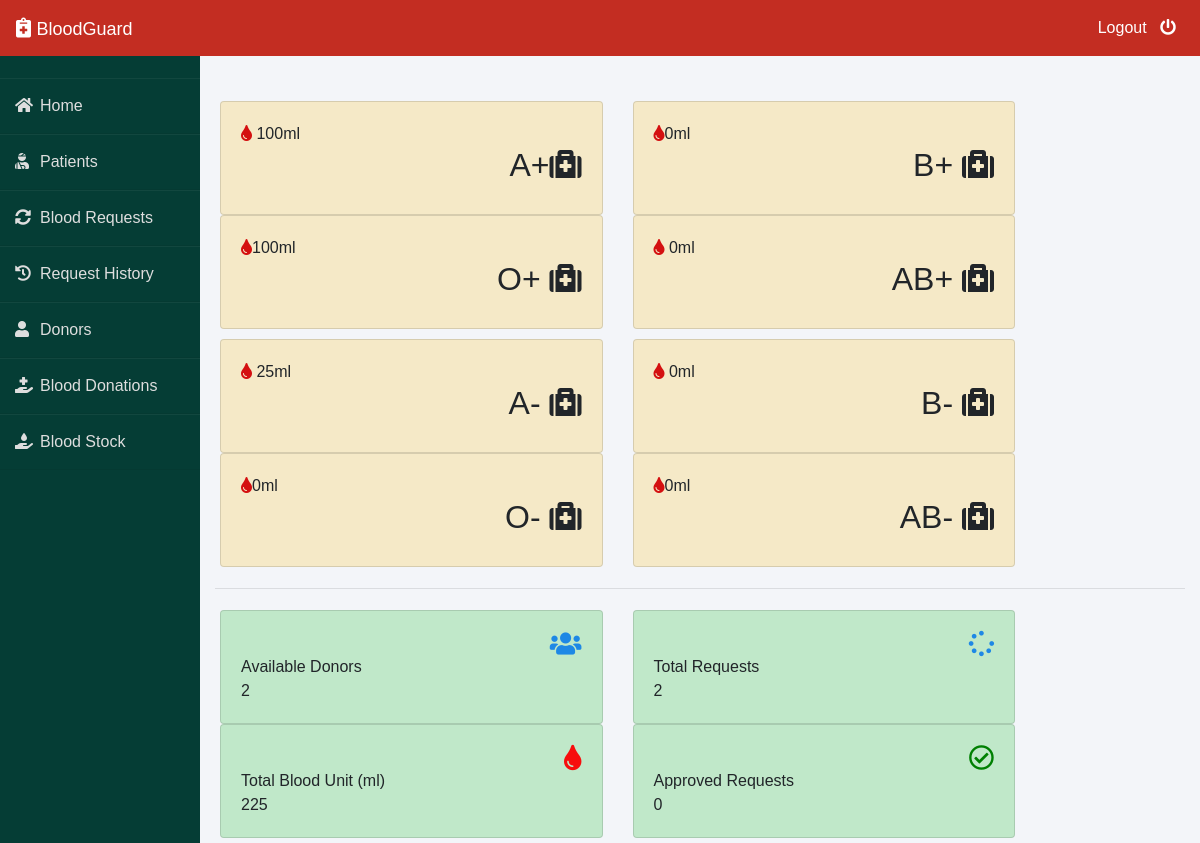
The page /admin-dashboard (signed in) on the database its author committed.
### blood/models.py (models this page shows, shortened)
class Stock(models.Model):
    bloodgroup=models.CharField(max_length=10)
    unit=models.PositiveIntegerField(default=0)

### blood/views.py (the view)
# urls.py: path('admin-dashboard', views.admin_dashboard_view,name='admin-dashboard'),
@login_required(login_url='adminlogin')
def admin_dashboard_view(request):
    totalunit=models.Stock.objects.aggregate(Sum('unit'))
    dict={
        'A1':models.Stock.objects.get(bloodgroup="A+"),
        'A2':models.Stock.objects.get(bloodgroup="A-"),
        'B1':models.Stock.objects.get(bloodgroup="B+"),
        'B2':models.Stock.objects.get(bloodgroup="B-"),
        'AB1':models.Stock.objects.get(bloodgroup="AB+"),
        'AB2':models.Stock.objects.get(bloodgroup="AB-"),
        'O1':models.Stock.objects.get(bloodgroup="O+"),
        'O2':models.Stock.objects.get(bloodgroup="O-"),
        'totaldonors':dmodels.Donor.objects.all().count(),
        'totalbloodunit':totalunit['unit__sum'],
        'totalrequest':models.BloodRequest.objects.all().count(),
        'totalapprovedrequest':models.BloodRequest.objects.all().filter(status='Approved').count()
    }
    return render(request,'blood/admin_dashboard.html',context=dict)

### templates/blood/admin_dashboard.html (shortened to what this page needs)
{% extends 'blood/adminbase.html' %}
{% block content %}
<br><br>
<div class="container">
    <div class="row">
        <div class="col-sm-5">
          <div class="card bg-custom-color">
            <div class="card-body">
                <div>
                    <i class="fas fa-tint " ></i>
                    {{A1.unit}}ml
                </div>
                <div class="blood">
                     <h2>A+<i class="fas fa-medkit " ></i></h2>
                </div><br><br>
            </div>
          </div>
        </div>
        <div class="col-sm-5">
            <div class="card bg-custom-color">
                <div class="card-body">
                    <div>
                        <i class="fas fa-tint " ></i>{{B1.unit}}ml
                      </div>
                    <div class="blood">
                        <h2>B+ <i class="fas fa-medkit "></i></h2>
                    </div><br><br>
                </div>
              </div>
        </div>
        <div class="col-sm-5">
            <div class="card bg-custom-color">
                <div class="card-body">
                    <div>
                        <i class="fas fa-tint " ></i>{{O1.unit}}ml
                      </div>
                    <div class="blood">
                        <h2>O+ <i class="fas fa-medkit "></i></h2>
                    </div><br><br>
                </div>
              </div>
          </div>
          <div class="col-sm-5">
            <div class="card bg-custom-color">
                <div class="card-body">
                    <div>
                        <i class="fas fa-tint " ></i> {{AB1.unit}}ml
                      </div>
                    <div class="blood">
                        <h2>AB+ <i class="fas fa-medkit "></i></h2>
                    </div><br><br>
                </div>
              </div>
          </div>
      </div>
      <div class="row">
        <div class="col-sm-5">
          <div class="card bg-custom-color">
            <div class="card-body">
                <div>
                    <i class="fas fa-tint " ></i>  {{A2.unit}}ml
                  </div>
                <div class="blood">
                    <h2>A- <i class="fas fa-medkit "></i></h2>
                </div><br><br>
            </div>
          </div>
        </div>
        <div class="col-sm-5">
            <div class="card bg-custom-color">
                <div class="card-body">
                    <div>
                        <i class="fas fa-tint " ></i> {{B2.unit}}ml
                      </div>
                    <div class="blood">
                        <h2>B- <i class="fas fa-medkit "></i></h2>
                    </div><br><br>
                </div>
              </div>
        </div>
        <div class="col-sm-5">
            <div class="card bg-custom-color">
                <div class="card-body">
                    <div>
                        <i class="fas fa-tint " ></i>{{O2.unit}}ml
                      </div>
                    <div class="blood">
                        <h2>O- <i class="fas fa-medkit "></i></h2>
                    </div><br><br>
                </div>
              </div>
          </div>
          <div class="col-sm-5">
            <div class="card bg-custom-color">
                <div class="card-body">
                    <div>
                        <i class="fas fa-tint " ></i>{{AB2.unit}}ml
                      </div>
                    <div class="blood">
                        <h2>AB- <i class="fas fa-medkit "></i></h2>
                    </div><br><br>
                </div>
              </div>
          </div>
      </div>
<hr>
    <div class="row">
      <div class="col-sm-5">
        <div class="card bg-custom-color2">
          <div class="card-body">
              <div class="blood">
                  <i class="fas fa-users" style="color: #1e88e5;"></i>
              </div><br>
              <div>
                  Available Donors <br>
                  {{totaldonors}}
              </div>
          </div>
        </div>
      </div>
      <div class="col-sm-5">
          <div class="card bg-custom-color2">
              <div class="card-body">
                  <div class="blood">
                      <i class="fas fa-spinner" style="color:#1e88e5;"></i>
                  </div><br>
                  <div>
                      Total Requests <br>
                     {{totalrequest}}
                  </div>
              </div>
            </div>
      </div>
        <div class="col-sm-5">
          <div class="card bg-custom-color2">
              <div class="card-body">
                  <div class="blood">
                      <i class="fas fa-tint xyz" style="color:#f70d0d;"></i>
                  </div><br>
                  <div>
                      Total Blood Unit (ml) <br>
                      {{totalbloodunit}}
                  </div>
              </div>
            </div>
        </div>
        <div class="col-sm-5">
            <div class="card bg-custom-color2">
                <div class="card-body">
                    <div class="blood">
                        <i class="far fa-check-circle" style="color:rgb(0, 128, 2);"></i>
                    </div><br>
                    <div>
                        Approved Requests <br>
                        {{totalapprovedrequest}}
                    </div>
                </div>
              </div>
          </div>
    </div>
</div>
{% endblock content %}

### templates/blood/adminbase.html (style rules this page uses)
.row { padding: 5px; }
.fa-tint { color: #d41010 }
.blood { float: right; }
.fa-users { color: blue; font-size: 3ex; }
.fa-spinner { color: blue; font-size: 3ex; }
.fa-check-circle { color: blue; font-size: 3ex; }
.xyz { color: blue; font-size: 3ex; }
* { margin: 0; padding: 0; box-sizing: border-box; list-style: none; text-decoration: none; font-family: 'Josefin Sans', sans-serif; }
body { background-color: #f3f5f9; }

### templates/blood/admin_dashboard.html (style rules this page uses)
.bg-custom-color { background-color: #f5e3a9a0; }
.bg-custom-color2 { background-color: #c0e8c9; }

### rows shown on the page
Stock: unit "100"
Stock: unit "0"
Stock: unit "100"
Stock: unit "0"
Stock: unit "25"
Stock: unit "0"
Stock: unit "0"
Stock: unit "0"

### other values the page prints
{{ totaldonors }} "2"
{{ totalrequest }} "2"
{{ totalbloodunit }} "225"
{{ totalapprovedrequest }} "0"
